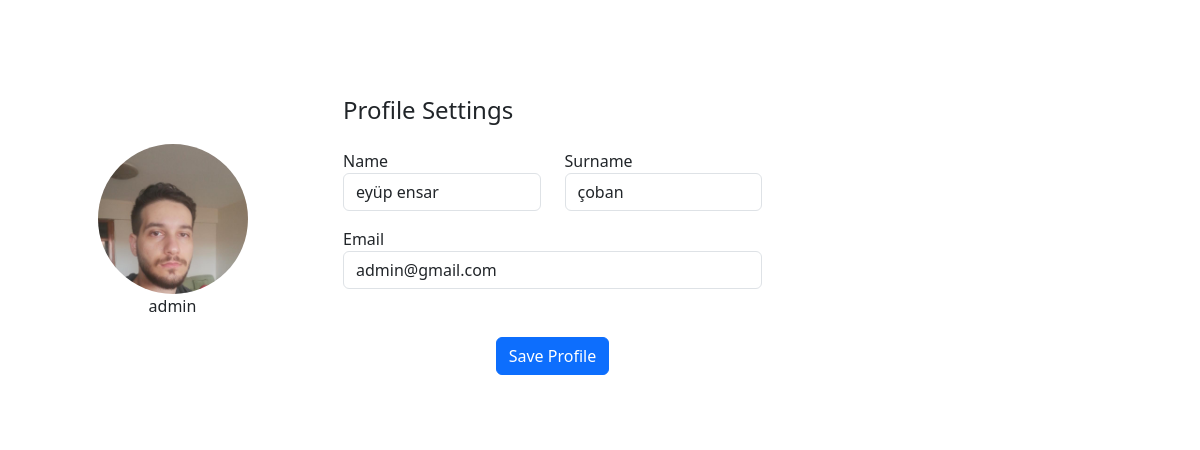
Screenshot of /dashboard/profile/ (signed in) with the database file from the repository.
### backend/models.py (models this page shows, shortened)
class Profile(models.Model):
    user = models.OneToOneField(User, on_delete=models.CASCADE)
    profile_picture = models.ImageField(default='default.jpg', upload_to='profile_pics')
    ADMIN = 'AD'
    SPECIALIST = 'SP'
    ROLE = [
        (ADMIN, 'Admin'),
        (SPECIALIST, 'Specialist'),
    ]

### dashboard/views/profile_views.py (the view, shortened to what this page needs)
# urls.py: path('profile/', ProfileView.as_view()),
class ProfileView(LoginRequiredMixin, View):
    def get(self, request):
        profile = request.user
        profile = Profile.objects.get(user=profile)
        print(profile.profile_picture)
        return render(request, 'dashboard/profile-page.html', {'profile': profile})

### dashboard/templates/dashboard/profile-page.html (shortened to what this page needs)
{% load bootstrap5 %}
    {% bootstrap_css %}
<form action="" method="post">
    <div class="container rounded bg-white mt-5 mb-5">
        <div class="row">
            <div class="col-md-3 border-right">
                <div class="d-flex flex-column align-items-center text-center p-3 py-5"><img class="rounded-circle mt-5" width="150px" src="{{ profile.profile_picture.url }}"><span class="font-weight-bold">{{ profile.user.username }}</span></div>
            </div>
            <div class="col-md-5 border-right">
                <div class="p-3 py-5">
                    <div class="d-flex justify-content-between align-items-center mb-3">
                        <h4 class="text-right">Profile Settings</h4>
                    </div>
                    <div class="row mt-2">
                        <div class="col-md-6"><label class="labels">Name</label><input type="text" class="form-control" id="first_name" name="first_name" placeholder="first name" value="{{ profile.user.first_name }}"></div>
                        <div class="col-md-6"><label class="labels">Surname</label><input type="text" class="form-control" id="last_name" name="last_name" value="{{ profile.user.last_name }}" placeholder="surname"></div>
                    </div>
                    <div class="row mt-3">
                        <div class="col-md-12"><label class="labels">Email</label><input type="text" class="form-control" id="email" name="email" placeholder="enter phone number" value="{{ profile.user.email }}"></div>
                        </div>
                    <div class="mt-5 text-center"><button class="btn btn-primary profile-button" type="submit">Save Profile</button></div>
                </div>
            </div>
        </div>
    </div>
</form>

### rows the page displays
Profile: profile_picture (picture), user.username "admin", first_name "eyüp ensar", last_name "çoban", email "admin@gmail.com"
